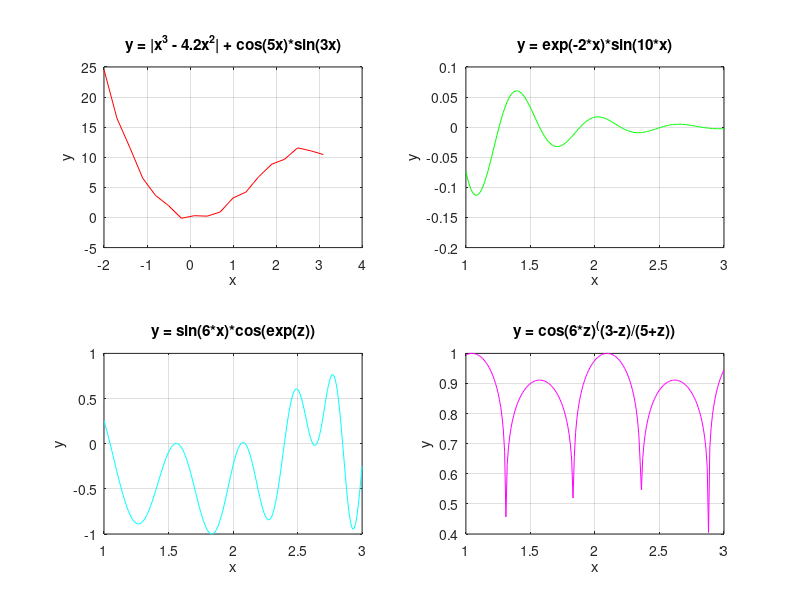

This figure's MATLAB source:
x = [-2 : 0.3: 3.1];
y = abs(x.^3 - 4.2 .* x.^2) + cos(5.*x) .* sin(3.*x);
subplot(2, 2, 1)
plot(x, y, 'r'), grid on, xlabel('x'), ylabel('y'), title('y = |x^3 - 4.2x^2| + cos(5x)*sin(3x)');
z = [1 : 0.01: 3];
y1 = exp(-2*z).*sin(10*z);
subplot(2,2,2)
plot(z, y1, 'g'), grid on, xlabel('x'), ylabel('y'), title('y = exp(-2*x)*sin(10*x)');
y2 = sin(6*z).*cos(exp(z));
subplot(2, 2, 3)
plot(z, y2, 'c'), grid on, xlabel('x'), ylabel('y'), title('y = sin(6*x)*cos(exp(z))');
y3 = cos(6*z).^((3-z)/(5+z));
subplot(2, 2, 4)
plot(z, y3, 'm'), grid on, xlabel('x'), ylabel('y'), title('y = cos(6*z)^((3-z)/(5+z))');